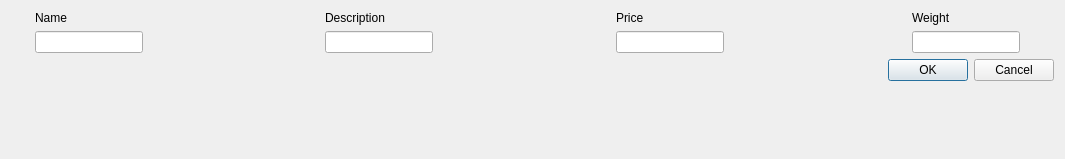
<?xml version="1.0" encoding="UTF-8"?>
<ui version="4.0">
 <class>ProductsDTO</class>
 <widget class="QDialog" name="ProductsDTO">
  <property name="geometry">
   <rect>
    <x>0</x>
    <y>0</y>
    <width>1065</width>
    <height>159</height>
   </rect>
  </property>
  <property name="windowTitle">
   <string>Dialog</string>
  </property>
  <layout class="QFormLayout" name="formLayout_5">
   <item row="0" column="0">
    <spacer name="horizontalSpacer_5">
     <property name="orientation">
      <enum>Qt::Horizontal</enum>
     </property>
     <property name="sizeHint" stdset="0">
      <size>
       <width>18</width>
       <height>37</height>
      </size>
     </property>
    </spacer>
   </item>
   <item row="0" column="1">
    <layout class="QGridLayout" name="gridLayout">
     <item row="0" column="3">
      <spacer name="horizontalSpacer_2">
       <property name="orientation">
        <enum>Qt::Horizontal</enum>
       </property>
       <property name="sizeHint" stdset="0">
        <size>
         <width>40</width>
         <height>20</height>
        </size>
       </property>
      </spacer>
     </item>
     <item row="0" column="0">
      <layout class="QFormLayout" name="formLayout">
       <item row="0" column="0">
        <widget class="QLabel" name="label">
         <property name="text">
          <string>Name</string>
         </property>
        </widget>
       </item>
       <item row="1" column="0">
        <widget class="QLineEdit" name="nameLineEdit"/>
       </item>
      </layout>
     </item>
     <item row="0" column="1">
      <spacer name="horizontalSpacer">
       <property name="orientation">
        <enum>Qt::Horizontal</enum>
       </property>
       <property name="sizeHint" stdset="0">
        <size>
         <width>40</width>
         <height>20</height>
        </size>
       </property>
      </spacer>
     </item>
     <item row="2" column="6">
      <spacer name="verticalSpacer">
       <property name="orientation">
        <enum>Qt::Vertical</enum>
       </property>
       <property name="sizeHint" stdset="0">
        <size>
         <width>20</width>
         <height>40</height>
        </size>
       </property>
      </spacer>
     </item>
     <item row="1" column="4">
      <spacer name="horizontalSpacer_4">
       <property name="orientation">
        <enum>Qt::Horizontal</enum>
       </property>
       <property name="sizeHint" stdset="0">
        <size>
         <width>40</width>
         <height>20</height>
        </size>
       </property>
      </spacer>
     </item>
     <item row="0" column="4">
      <layout class="QFormLayout" name="formLayout_3">
       <item row="0" column="0">
        <widget class="QLabel" name="label_4">
         <property name="text">
          <string>Price</string>
         </property>
        </widget>
       </item>
       <item row="1" column="0">
        <widget class="QLineEdit" name="priceLineEdit"/>
       </item>
      </layout>
     </item>
     <item row="0" column="5">
      <spacer name="horizontalSpacer_3">
       <property name="orientation">
        <enum>Qt::Horizontal</enum>
       </property>
       <property name="sizeHint" stdset="0">
        <size>
         <width>40</width>
         <height>20</height>
        </size>
       </property>
      </spacer>
     </item>
     <item row="0" column="6">
      <layout class="QFormLayout" name="formLayout_4">
       <item row="0" column="0">
        <widget class="QLabel" name="label_2">
         <property name="text">
          <string>Weight</string>
         </property>
        </widget>
       </item>
       <item row="1" column="0">
        <widget class="QLineEdit" name="weightLineEdit"/>
       </item>
      </layout>
     </item>
     <item row="0" column="2">
      <layout class="QFormLayout" name="formLayout_2">
       <item row="0" column="0">
        <widget class="QLabel" name="label_3">
         <property name="text">
          <string>Description</string>
         </property>
        </widget>
       </item>
       <item row="1" column="0">
        <widget class="QLineEdit" name="descLineEdit"/>
       </item>
      </layout>
     </item>
     <item row="1" column="5" colspan="2">
      <widget class="QDialogButtonBox" name="buttonBox">
       <property name="orientation">
        <enum>Qt::Horizontal</enum>
       </property>
       <property name="standardButtons">
        <set>QDialogButtonBox::Cancel|QDialogButtonBox::Ok</set>
       </property>
      </widget>
     </item>
    </layout>
   </item>
  </layout>
 </widget>
 <resources/>
 <connections>
  <connection>
   <sender>buttonBox</sender>
   <signal>accepted()</signal>
   <receiver>ProductsDTO</receiver>
   <slot>accept()</slot>
   <hints>
    <hint type="sourcelabel">
     <x>248</x>
     <y>254</y>
    </hint>
    <hint type="destinationlabel">
     <x>157</x>
     <y>274</y>
    </hint>
   </hints>
  </connection>
  <connection>
   <sender>buttonBox</sender>
   <signal>rejected()</signal>
   <receiver>ProductsDTO</receiver>
   <slot>reject()</slot>
   <hints>
    <hint type="sourcelabel">
     <x>316</x>
     <y>260</y>
    </hint>
    <hint type="destinationlabel">
     <x>286</x>
     <y>274</y>
    </hint>
   </hints>
  </connection>
 </connections>
</ui>
